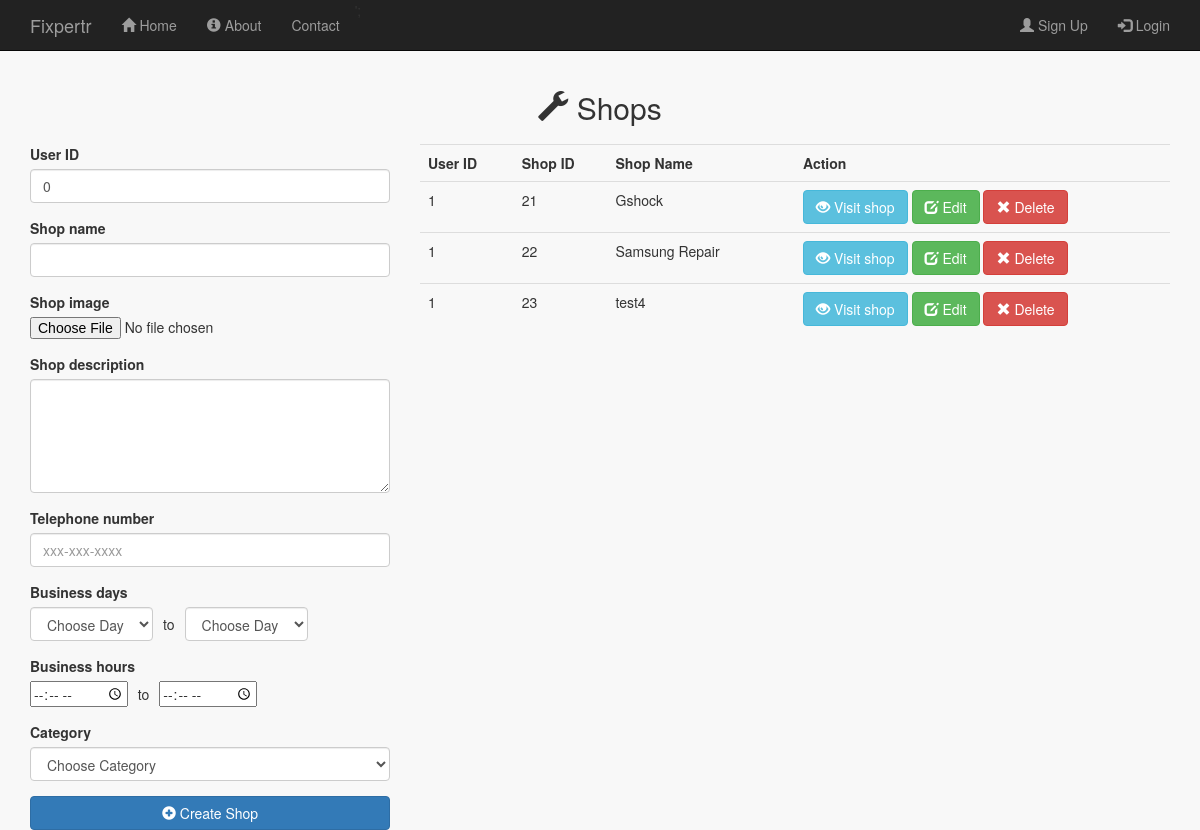
The app's page /shops_admin.php, older data.
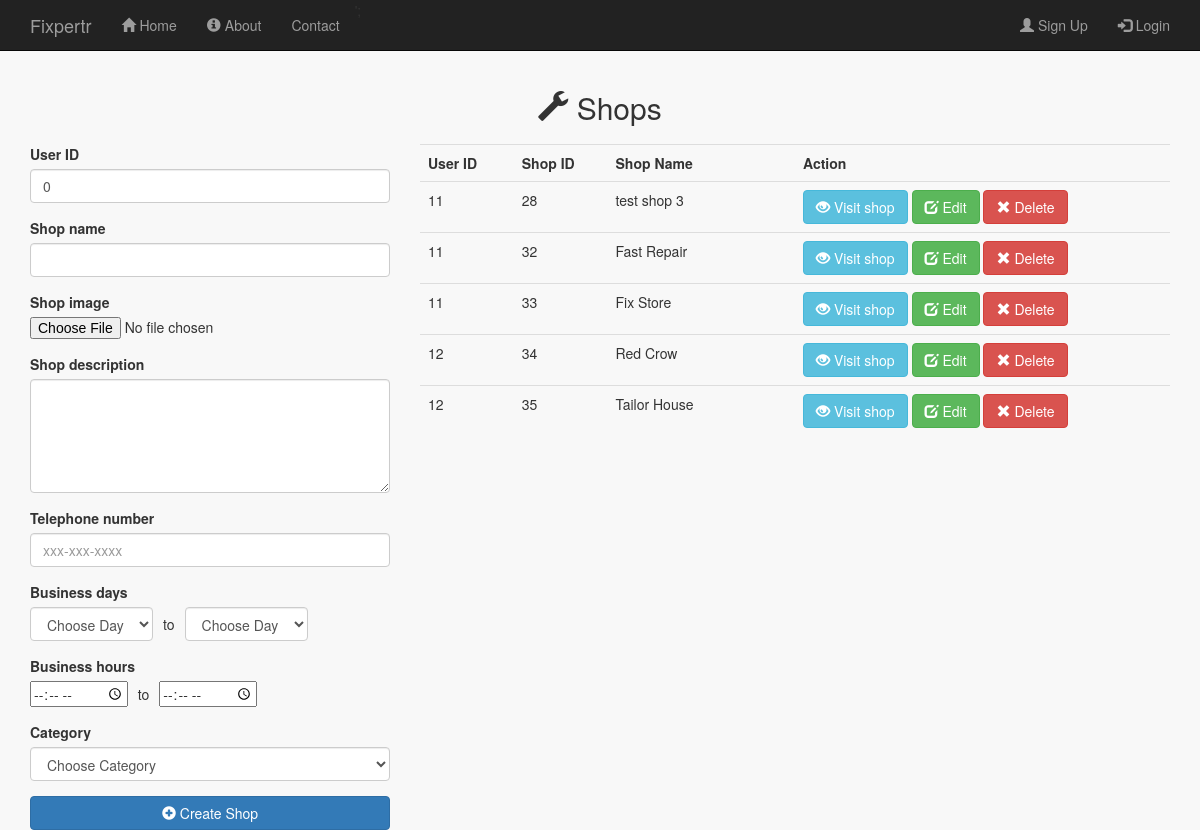
The same page, newer data.
### tables this page shows
CREATE TABLE IF NOT EXISTS `shops` (
  `shop_id` int(11) NOT NULL AUTO_INCREMENT,
  `user_id` int(11) NOT NULL,
  `shop_name` varchar(256) NOT NULL,
  `shop_description` varchar(256) NOT NULL,
  `shop_image` varchar(256) NOT NULL,
  `shop_contact` varchar(256) NOT NULL,
  `day_start` varchar(20) NOT NULL,
  `day_end` varchar(20) NOT NULL,
  `time_start` time NOT NULL,
  `time_end` time NOT NULL,
  `shop_category` varchar(256) NOT NULL,
  PRIMARY KEY (`shop_id`),
  KEY `shops_ibfk_1` (`user_id`)
);

### public/shops_admin.php (the view, shortened to what the changed rows need)
<?php
  include_once '../includes/db_connection.php';
  $results = mysqli_query($connection, "SELECT * FROM shops");
?>
<!doctype html>
<html lang="en">
  <head>
    <link rel="stylesheet" type="text/css" href="stylesheets/bootstrap.min.css">
    <link rel="stylesheet" type="text/css" href="stylesheets/mystyles.css">
  </head>
  <body id="shops_admin">
    <div class="content container">
     <h2 class="text-center" style="margin-bottom: 20px;"><span class="glyphicon glyphicon-wrench"></span> Shops</h2>
    <div class="row">
        <div class="col-md-8">
          <div class="table-responsive"  >
              <table class="table">
                <tr>
                    <th width="10%">User ID</th>
                   <th width="10%">Shop ID</th>
                  <th width="20%">Shop Name</th>
                  <th width="40%">Action</th>
                </tr>
                 <?php while ($row = mysqli_fetch_array($results)) { ?>
                  <tr>
                      <td><?php echo $row['user_id']; ?></td>
                      <td><?php echo $row['shop_id']; ?></td>
                      <td><?php echo $row['shop_name']; ?></td>
                      <td>
                      <a href="shop_profile_admin.php?shop=<?php echo $row['shop_id']?>" class="btn btn-info" role="button"><span class="glyphicon glyphicon-eye-open"></span> Visit shop</a>
                      <a href="shops_admin.php?edit=<?php echo $row['shop_id']?>" class="btn btn-success" role="button"><span class="glyphicon glyphicon-edit"></span> Edit</a>
                      <a href="#" data-toggle="modal" data-target="#myModal" class="btn btn-danger" role="button"><span class="glyphicon glyphicon-remove"></span> Delete</a>
                      </td>
                  </tr>
                  <?php } ?>
              </table>
            </div>
        </div>
      </div>
    </div>
    <?php include '../includes/layouts/footer.php';?>

Row changes from the older to the newer data that the page shows:
removed shops: user "1", shop_id "21", shop_name "Gshock"
removed shops: user "1", shop_id "22", shop_name "Samsung Repair"
removed shops: user "1", shop_id "23", shop_name "test4"
added shops: user "11", shop_id "28", shop_name "test shop 3"
added shops: user "11", shop_id "32", shop_name "Fast Repair"
added shops: user "11", shop_id "33", shop_name "Fix Store"
added shops: user "12", shop_id "34", shop_name "Red Crow"
added shops: user "12", shop_id "35", shop_name "Tailor House"
